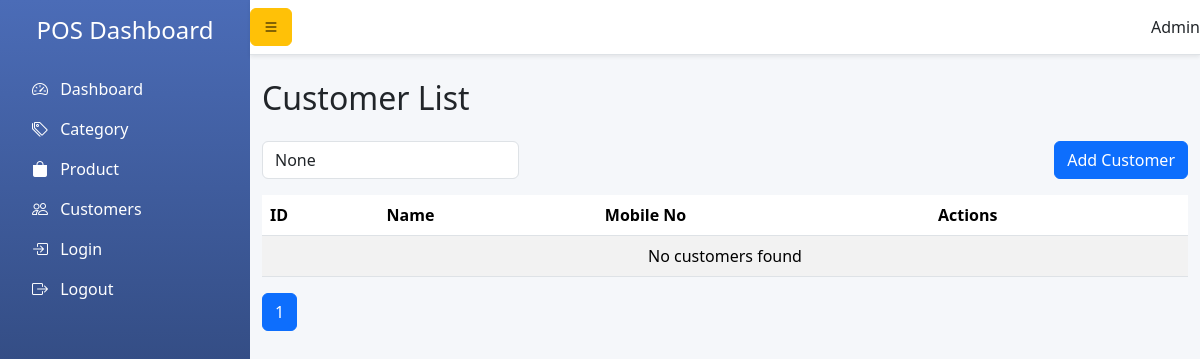
Before: /customers/ with the older database file.
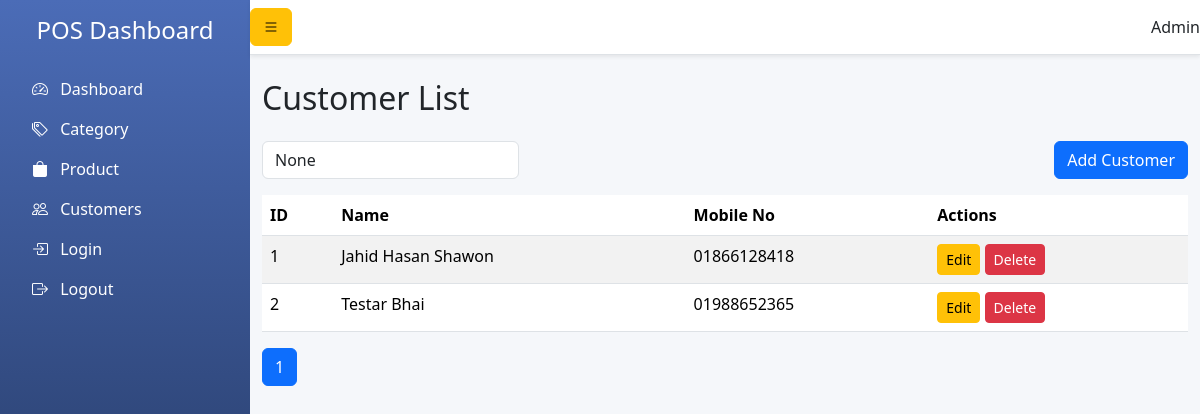
After: the same page with the newer database file.
### pos/models.py (models this page shows, shortened)
class Customer(models.Model):
    name = models.CharField(max_length=255)
    mobile_no = models.CharField(max_length=11, unique=True)
    created_at = models.DateTimeField(auto_now_add=True)
    updated_at = models.DateTimeField(auto_now=True)

### pos/views.py (the view)
# urls.py: path('customers/', views.customer_list, name='customer_list'),
def customer_list(request):
    query = request.GET.get('q')
    if query:
        customers = Customer.objects.filter(name__icontains=query) | Customer.objects.filter(mobile_no__icontains=query)
    else:
        customers = Customer.objects.all()
    paginator = Paginator(customers, 10)  # 10 per page
    page_number = request.GET.get('page')
    page_obj = paginator.get_page(page_number)
    return render(request, 'pos/customer_list.html', {'page_obj': page_obj, 'query': query})

### pos/templates/pos/customer_list.html (shortened to what this page needs)
{% extends 'pos/base.html' %}
{% load static %}
{% block content %}
<h2 class="mb-4">Customer List</h2>
<div class="mb-3 d-flex justify-content-between">
    <form method="GET">
        <input type="text" name="q" class="form-control" placeholder="Search by name or mobile" value="{{ query }}">
    </form>
    <a href="{% url 'customer_add' %}" class="btn btn-primary">Add Customer</a>
</div>
<table class="table table-striped">
    <thead>
        <tr>
            <th>ID</th>
            <th>Name</th>
            <th>Mobile No</th>
            <th>Actions</th>
        </tr>
    </thead>
    <tbody>
        {% for customer in page_obj %}
        <tr>
            <td>{{ customer.id }}</td>
            <td>{{ customer.name }}</td>
            <td>{{ customer.mobile_no }}</td>
            <td>
                <a href="{% url 'customer_edit' customer.id %}" class="btn btn-sm btn-warning">Edit</a>
                <a href="{% url 'customer_delete' customer.id %}" class="btn btn-sm btn-danger">Delete</a>
            </td>
        </tr>
        {% empty %}
        <tr><td colspan="5" class="text-center">No customers found</td></tr>
        {% endfor %}
    </tbody>
</table>
<nav>
    <ul class="pagination">
        {% for num in page_obj.paginator.page_range %}
            {% if page_obj.number == num %}
                <li class="page-item active"><span class="page-link">{{ num }}</span></li>
            {% else %}
                <li class="page-item"><a class="page-link" href="?page={{ num }}{% if query %}&q={{ query }}{% endif %}">{{ num }}</a></li>
            {% endif %}
        {% endfor %}
    </ul>
</nav>
{% endblock %}

Changed rows visible on the page:
added Customer: id "1", name "Jahid Hasan Shawon", mobile_no "01866128418"
added Customer: id "2", name "Testar Bhai", mobile_no "01988652365"
Other visible differences:
text no longer shown: "No customers found"
